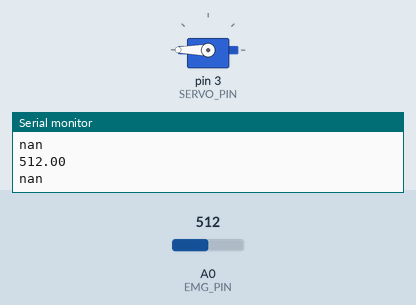
Simulated run of this sketch. Board: Arduino Uno, built with avr-gcc and run on an emulated ATmega328P. On the bench: servo, the last lines printed to the serial monitor. Inputs (shaded band) come from the test bench; at power-on: A0 (EMG_PIN) = 512.

Above: at 1.2 s.
1.3 s: A0 (EMG_PIN) set to 529
At 1.8 s:
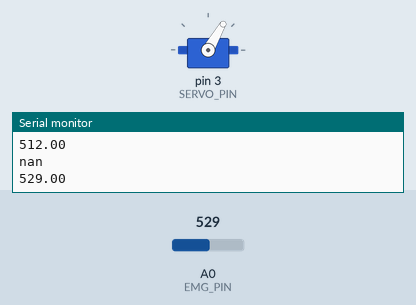
2.8 s: A0 (EMG_PIN) set to 511
At 4.4 s:
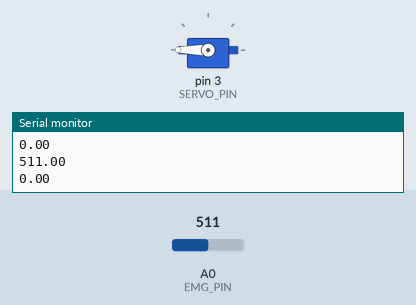
4.8 s: A0 (EMG_PIN) set to 716
At 5.7 s:
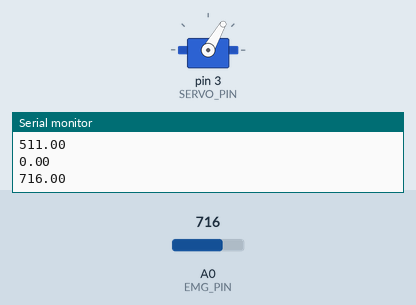
Timing chart, 0 to 7.8 s (numbered marks = the images above; inputs shaded):
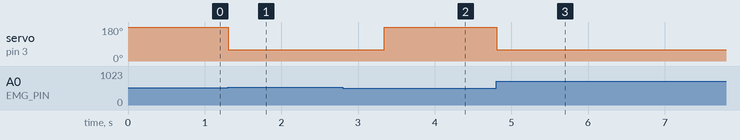

Measured:
- the behaviour switches between 512 and 513 on A0 (EMG_PIN) (found by bisection; images 0 and 1)
- after the input at 1.3 s, servo on pin 3 (SERVO_PIN): 180° → 60° at once
- after the input at 2.8 s, servo on pin 3 (SERVO_PIN): 60° → 180° after 0.54 s
- after the input at 4.8 s, servo on pin 3 (SERVO_PIN): 180° → 60° at once

The sketch:

V2_for_signal_detection_copy.ino
```cpp
#include <Servo.h>

#define THRESHOLD 150

#define EMG_PIN A0
double _mn = 10000;
double _mx = 0;

#define SERVO_PIN 3

Servo SERVO_1;


const int samplingRate = 9600;
//const float cutoffLow = 20.0;
//const float cutoffHigh = 500.0;

void setup() {
  Serial.begin(samplingRate);

  SERVO_1.attach(SERVO_PIN);
}

/*

float bandpassFilter(float input, int samplingRate, float cutoffLow, float cutoffHigh) {
  float dt = 1.0 / samplingRate;
  float RC_low = 1.0 / (2.0 * M_PI * cutoffLow);
  float RC_high = 1.0 / (2.0 * M_PI * cutoffHigh);
  float alpha_low = dt / (dt + RC_low);
  float alpha_high = dt / (dt + RC_high);

  static float prevOutput_low = 0.0;
  static float prevOutput_high = 0.0;

  // Lowpass filter
  float output_low = alpha_low * input + (1 - alpha_low) * prevOutput_low;
  prevOutput_low = output_low;

  // Highpass filter
  float output_high = input - output_low;
  float output = alpha_high * output_high + (1 - alpha_high) * prevOutput_high;
  prevOutput_high = output;

  return output;
}

*/

double get_value(double raw){
  if(raw > _mx) _mx = raw;
  if(raw < _mn) _mn = raw;

  raw =  (raw - _mn)/(_mx - _mn);

  raw = raw * raw * 1000 ;

  return raw;
}
void loop() {

  double rawValue = analogRead(EMG_PIN);
  Serial.println(rawValue);

  double output = get_value(rawValue);


  if (output > THRESHOLD) {
    SERVO_1.write(60);
    delay(1000);
    bool bend = 1;
    int count = 0;
    while(bend){
      for(int i=0; i<100; i++){
        double arm_state = get_value(analogRead(EMG_PIN));
        if(arm_state > THRESHOLD) count++;
        delay(10);
      }
      count = 0;
      if(count<1){
        bend = 0;
      }
    }

    //if get the value from the first time (wait for )
  }

  // If the filtered sensor is LESS than the THRESHOLD, the servo motor will turn to 10 degrees.
  else {
    SERVO_1.write(180);
  }

  // You can use the serial monitor to set THRESHOLD properly, comparing the values shown when you open and close your hand.
  Serial.println(output);

  delay(10);
}
```
